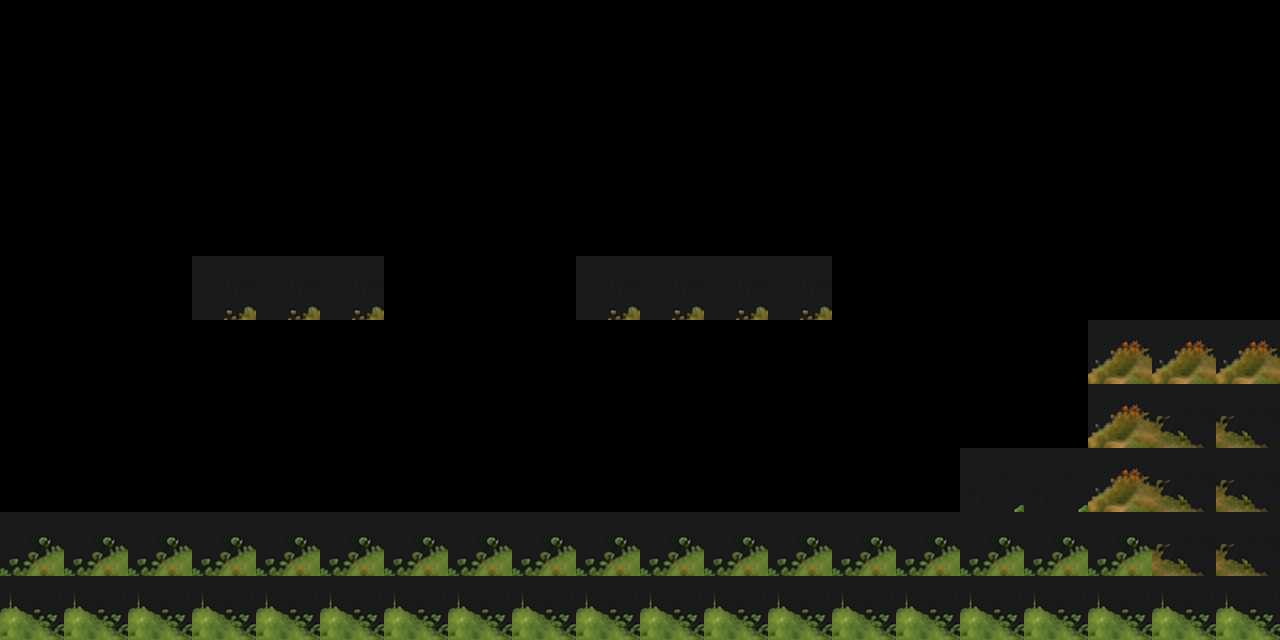

Rendered tile map (Tiled .tmx) drawn with the repository's tilesets; below, a short description and the full map source, tile grids included:
An orthogonal 20x10 tile map with 64x64 px tiles, 1 tile layer (background) and 6 objects (player).

<map version="1.10" tiledversion="1.10.2" orientation="orthogonal" renderorder="right-down" width="20" height="10" tilewidth="64" tileheight="64" infinite="0" nextlayerid="4" nextobjectid="8">
 <tileset firstgid="1" source="tiles.tsx" />
 <layer id="1" name="background" width="20" height="10">
    <data encoding="csv">
0,0,0,0,0,0,0,0,0,0,0,0,0,0,0,0,0,0,0,0,
0,0,0,0,0,0,0,0,0,0,0,0,0,0,0,0,0,0,0,0,
0,0,0,0,0,0,0,0,0,0,0,0,0,0,0,0,0,0,0,0,
0,0,0,0,0,0,0,0,0,0,0,0,0,0,0,0,0,0,0,0,
0,0,0,1,1,1,0,0,0,1,1,1,1,0,0,0,0,0,0,0,
0,0,0,0,0,0,0,0,0,0,0,0,0,0,0,0,0,2,2,2,
0,0,0,0,0,0,0,0,0,0,0,0,0,0,0,0,0,2,3,3,
0,0,0,0,0,0,0,0,0,0,0,0,0,0,0,4,4,2,3,3,
5,5,5,5,5,5,5,5,5,5,5,5,5,5,5,5,5,5,3,3,
6,6,6,6,6,6,6,6,6,6,6,6,6,6,6,6,6,6,6,6
</data>
 </layer>
 <objectgroup id="3" name="objects">
  <object id="2" x="192" y="256">
   <polygon points="0,0 0,64 192,64 192,0" />
  </object>
  <object id="3" x="576" y="256">
   <polygon points="0,0 0,64 256,64 256,0" />
  </object>
  <object id="4" x="0" y="512">
   <polygon points="0,0 0,128 960,128 960,0" />
  </object>
  <object id="5" x="960" y="448">
   <polygon points="0,0 0,192 128,192 128,0" />
  </object>
  <object id="6" x="1088" y="320">
   <polygon points="0,0 0,320 192,320 192,0" />
  </object>
  <object id="7" name="player" x="192" y="384" width="64" height="64" />
 </objectgroup>
</map>